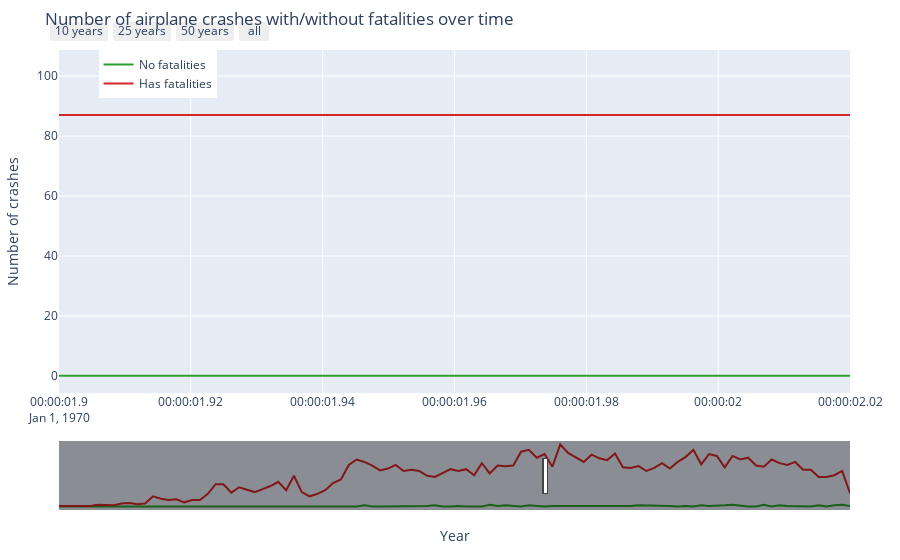

Notebook code cell kept with this figure:
### Markdown cell above
#### 2.2 Code

### Code cell
# Convert Date column to datetime type
df['Date'] = pd.to_datetime(df['Date'])

# Group by year and calculate number of crashes with/without fatalities
new_df = df.groupby([df["Date"].dt.year, df["Fatalities"] > 0])["Date"].count().unstack()
new_df.fillna(0, inplace=True)
new_df.columns = ["No fatalities", "Has fatalities"]

# Create a trace for each column of the new_df dataframe
traces = []
colors = ['#2CA02C', '#D62728']
for i, column in enumerate(new_df.columns):
    trace = go.Scatter(x=new_df.index, y=new_df[column], name=column, line=dict(color=colors[i]))
    traces.append(trace)

# Create a layout with a Manipulate View option for the x-axis range
layout = go.Layout(title="Number of airplane crashes with/without fatalities over time",
                   xaxis=dict(title="Year", range=[1900, 2020], type="date",
                              rangeselector=dict(buttons=list([
                                  dict(count=10, label='10 years', step='year', stepmode='backward'),
                                  dict(count=25, label='25 years', step='year', stepmode='backward'),
                                  dict(count=50, label='50 years', step='year', stepmode='backward'),
                                  dict(step='all')
                              ])),
                              rangeslider=dict(visible=True)
                             ),
                   yaxis=dict(title="Number of crashes"),
                   margin=dict(l=50, r=50, b=50, t=50),
                   legend=dict(x=0.05, y=1))

# Create a figure with the traces and layout, and display it as a widget
fig = go.FigureWidget(data=traces, layout=layout)
fig.show()

### Figure 1 — Plotly figure (JSON) as saved in the notebook; plotly's stock layout.template omitted (floating-point values rounded to 4 significant figures)
{"data": [{"line": {"color": "#2CA02C"}, "name": "No fatalities", "type": "scatter", "uid": "707eda2f-3156-4284-a019-ff30b237ac47", "x": [1908, 1912, 1913, 1915, 1916, 1917, 1918, 1919, 1920, 1921, 1922, 1923, 1924, 1925, 1926, 1927, 1928, 1929, 1930, 1931, 1932, 1933, 1934, 1935, 1936, 1937, 1938, 1939, 1940, 1941, 1942, 1943, 1944, 1945, 1946, 1947, 1948, 1949, 1950, 1951, 1952, 1953, 1954, 1955, 1956, 1957, 1958, 1959, 1960, 1961, 1962, 1963, 1964, 1965, 1966, 1967, 1968, 1969, 1970, 1971, 1972, 1973, 1974, 1975, 1976, 1977, 1978, 1979, 1980, 1981, 1982, 1983, 1984, 1985, 1986, 1987, 1988, 1989, 1990, 1991, 1992, 1993, 1994, 1995, 1996, 1997, 1998, 1999, 2000, 2001, 2002, 2003, 2004, 2005, 2006, 2007, 2008, 2009], "y": [0, 0, 0, 0, 0, 0, 0, 0, 0, 0, 0, 0, 0, 0, 1, 0, 0, 0, 0, 0, 0, 0, 0, 0, 1, 0, 0, 0, 0, 0, 0, 0, 0, 0, 0, 2, 0, 0, 0, 0, 0, 1, 0, 1, 2, 0, 0, 1, 0, 0, 0, 3, 1, 2, 1, 0, 2, 1, 0, 1, 1, 0, 0, 1, 0, 0, 0, 1, 0, 1, 2, 2, 1, 2, 1, 0, 1, 0, 2, 1, 1, 2, 3, 1, 0, 0, 3, 0, 2, 1, 1, 0, 0, 2, 0, 2, 3, 1]}, {"line": {"color": "#D62728"}, "name": "Has fatalities", "type": "scatter", "uid": "fa1e1f69-084a-4831-8ae5-6a04e13942b7", "x": [1908, 1912, 1913, 1915, 1916, 1917, 1918, 1919, 1920, 1921, 1922, 1923, 1924, 1925, 1926, 1927, 1928, 1929, 1930, 1931, 1932, 1933, 1934, 1935, 1936, 1937, 1938, 1939, 1940, 1941, 1942, 1943, 1944, 1945, 1946, 1947, 1948, 1949, 1950, 1951, 1952, 1953, 1954, 1955, 1956, 1957, 1958, 1959, 1960, 1961, 1962, 1963, 1964, 1965, 1966, 1967, 1968, 1969, 1970, 1971, 1972, 1973, 1974, 1975, 1976, 1977, 1978, 1979, 1980, 1981, 1982, 1983, 1984, 1985, 1986, 1987, 1988, 1989, 1990, 1991, 1992, 1993, 1994, 1995, 1996, 1997, 1998, 1999, 2000, 2001, 2002, 2003, 2004, 2005, 2006, 2007, 2008, 2009], "y": [1, 1, 3, 2, 5, 6, 4, 5, 17, 13, 11, 12, 7, 11, 11, 21, 37, 37, 23, 32, 28, 24, 29, 34, 41, 27, 51, 24, 17, 21, 27, 39, 45, 69, 78, 74, 68, 60, 63, 69, 59, 61, 59, 51, 49, 56, 62, 59, 62, 52, 72, 55, 68, 67, 68, 91, 94, 81, 87, 66, 103, 89, 82, 74, 86, 80, 77, 88, 65, 64, 67, 59, 64, 72, 63, 74, 82, 94, 70, 87, 84, 65, 84, 78, 81, 68, 66, 78, 72, 69, 74, 61, 61, 49, 49, 52, 59, 22]}], "layout": {"legend": {"x": 0.05, "y": 1}, "margin": {"b": 50, "l": 50, "r": 50, "t": 50}, "title": {"text": "Number of airplane crashes with/without fatalities over time"}, "xaxis": {"range": [1900, 2020], "rangeselector": {"buttons": [{"count": 10, "label": "10 years", "step": "year", "stepmode": "backward"}, {"count": 25, "label": "25 years", "step": "year", "stepmode": "backward"}, {"count": 50, "label": "50 years", "step": "year", "stepmode": "backward"}, {"step": "all"}]}, "rangeslider": {"visible": true}, "title": {"text": "Year"}, "type": "date"}, "yaxis": {"title": {"text": "Number of crashes"}}}}
